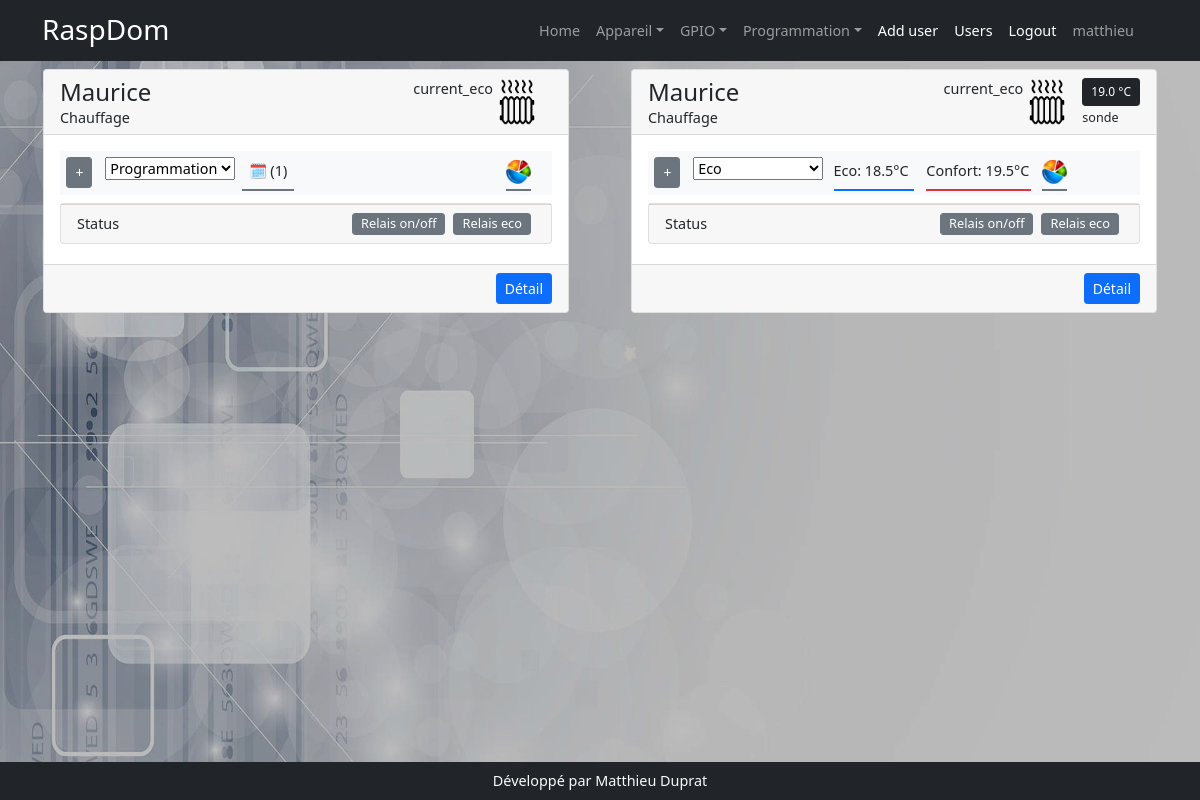
Screenshot of / (signed in) with the database file from the repository.
### models.py (models this page shows, shortened)
class User(UserMixin, db.Model):
    id = db.Column(db.Integer(), primary_key=True)
    username = db.Column(db.String(200))
    first_name = db.Column(db.String(200))
    last_name = db.Column(db.String(200))
    email = db.Column(db.String(200))
    password = db.Column(db.String(200))

class Appareil(db.Model):
    id = db.Column(db.Integer, primary_key=True)
    nom = db.Column(db.String(200))
    description = db.Column(db.String(200))
    categorieappareil = db.Column(db.String(200), nullable=True)
    sortie = db.Column(db.String(200), nullable=True)
    image = db.Column(db.String(200), nullable=True)
    gpios = db.relationship('Gpio', backref='appareil', lazy=True)
    order_gpio = db.Column(db.String(200))
    nbre_gpio = db.Column(db.Integer)
    programmations = db.relationship('Programmation', backref='appareil_programmation', lazy=True)
    mode_de_marche = db.relationship('ModeDeMarche', uselist=False,  backref='appareil_mode_de_marche', lazy=True)
    auto = db.relationship('Auto', uselist=False, backref='appareil_auto', lazy=True)
    sonde_id = db.Column(db.Integer, db.ForeignKey('sonde.id'))
    sonde = db.relationship('Sonde', uselist=False, backref='appareil_sonde', lazy=True)
    manuel = db.relationship('Manuel', uselist=False, backref='appareil_ordre', lazy=True)
    label = db.Column(db.String(250))
    sonde_actived = db.Column(db.Boolean,default=False, nullable=False)

class ModeDeMarche(db.Model):
    id = db.Column(db.Integer, primary_key=True)
    appareil_id = db.Column(db.Integer,db.ForeignKey('appareil.id'), nullable=False)
    mode_de_marche = db.Column(db.String(200), default='off')

class Gpio(db.Model):
    id = db.Column(db.Integer, primary_key=True)
    nom = db.Column(db.String(200))
    mode = db.Column(db.String(10))
    valeur = db.Column(db.String(10))
    info = db.Column(db.String(200))
    appareil_id = db.Column(db.Integer, db.ForeignKey('appareil.id'), nullable=True, default='')

class ValeurSonde(db.Model):
    id = db.Column(db.Integer, primary_key=True)
    valeur = db.Column(db.Float())
    sonde_id = db.Column(db.Integer, db.ForeignKey('sonde.id'), nullable=False)

class Sonde(db.Model):
    id = db.Column(db.Integer, primary_key=True)
    nom = db.Column(db.String(200))
    min = db.Column(db.Float())
    max = db.Column(db.Float())
    unite = db.Column(db.String(20), default='')
    present = db.Column(db.Boolean(),default=False)
    appareil = db.relationship('Appareil', backref='appareil_sonde', lazy=True)
    en_service = db.Column(db.Boolean(), default=False)
    info = db.Column(db.String(200))
    chemin = db.Column(db.String(200))
    type_sonde = db.Column(db.String(20))
    sonde_valeur_id = db.relationship('ValeurSonde', backref='sonde_valeur', uselist=False, lazy=True, cascade="delete")

### app.py (the view)
@app.route('/')
@login_required
def index():
    appareils = Appareil.query.all()
    labels = dict()
    instances = list()
    for appareil in appareils:
        instances.append({'modelAppareil':appareil,'instanceAppareil':(globals()[appareil.categorieappareil])})
    gpios = Gpio.query.order_by('appareil_id').all()
    programmations = Programmation.query.order_by('appareil').all()
    return render_template('index.html', appareils=appareils, gpios=gpios, programmations=programmations, instances=instances)

### app.py (called while the page is built)
@login_manager.user_loader
def user_load(user_id):
    return User.query.get(user_id)

### templates/index.html (shortened to what this page needs)
{% extends 'base.html' %}
{% block style %}
    <link href="{{ url_for('static', filename='css/media_query.css') }}" rel="stylesheet" />
{% endblock %}
{% block content %}
<div class="row row-cols-1 row-cols-md-2 rows-cols-lg-3 pb-2 g-4 mx-auto">
    {% for instance in instances %}
      <div class="col mx-auto" style="max-width:550px">
        <div class="card ">
            <div class="card-header d-flex justify-content-between" style="height:65px">
                <div class="">
                    <h2 class="m-0">{{instance.modelAppareil.nom}}</h2>
                    <span>{{instance.instanceAppareil.label.__doc__}}</span>
                </div>
                <div class="d-flex">
                    <div id="md-mdmr{{instance.modelAppareil.id}}">{{instance.modelAppareil.sortie}}</div>
                    {% if instance.modelAppareil.categorieappareil=='Eclairage' %}
                    <span style="width:47px">
                        <img src="{{url_for('static',filename='assets/ampoule.png')}}"  height="100%">
                    </span>
                    {% else %}
                     <span style="width:47px; margin-right:0.75rem">
                        <img src="{{url_for('static',filename='assets/radiator.png')}}"  height="100%">
                    </span>
                    {% endif %}
                    {% if instance.modelAppareil.appareil_sonde.sonde_valeur_id %}
                    <div class="d-flex flex-column {% if instance.modelAppareil.sonde_actived ==False %} d-none {% endif %}">
                    <div>
                         <span class="btn btn-sm btn-dark" style="font-size:0.75rem">{{instance.modelAppareil.appareil_sonde.sonde_valeur_id.valeur|round(1, 'floor') }}
                             {% if instance.modelAppareil.appareil_sonde.unite == 'deg' %}
                             °C
                             {% endif %}
                         </span>
                    </div>
                    <div>
                        <small>{{instance.modelAppareil.appareil_sonde.info }}</small>
                    </div>
                    </div>
                    {% endif %}
                </div>
            </div>
            <div class="card-body ">
                <div class="row d-flex bg-light text-dark justify-content-start pb-1 mx-auto" >
                    <div class="col-12 col-md-6 d-flex mx-0 px-0" style="width:max-content">
                    <div class="btn btn-sm btn-secondary md-btn-display md-panel" data-target="md-table-{{instance.modelAppareil.id}}" style="height:max-content">+</div>
                    <form class="" action="" method="post" enctype="multipart/form-data">
                        <select name="mdm" id="" class="md-panel"  data-appareil="{{instance.modelAppareil.id}}">
                            {% for data in instance.instanceAppareil.choices_mdm %}
                            <option value="{{data[0]}}" {% if data[0]==instance.modelAppareil.mode_de_marche.mode_de_marche %} selected="" {% endif %}>{{data[1]}}</option>
                            {% endfor %}
                        </select>
                    </form>
                    <div data-bs-toggle="modal" data-bs-target="#exampleModal" data-appareil="{{instance.modelAppareil.id}}"
                         data-span="md-calendar-{{instance.modelAppareil.id}}"
                         class=" {% if instance.modelAppareil.mode_de_marche.mode_de_marche!='prog' %} d-none {%endif %} border-bottom border-secondary border-2"
                         style="cursor:pointer;height:max-content; margin-top:2px; padding:7px 7px" >🗓 ({{instance.modelAppareil.programmations|length}})</div>
                    </div>
                    <div class="col-12 col-md-6 d-flex mx-0 px-0" style="width:max-content">
                    {% if instance.modelAppareil.sonde %}
                        {% if instance.modelAppareil.sonde_actived == True %}
                            {% set toto = 'z-index:8' %}
                            {% else %}
                            {% set toto = 'z-index:-4' %}
                        {%endif%}
                    <div class=" d-flex flex-row  px-0" style={{toto}} data-md-card-appareil="{{instance.modelAppareil.id}}">
                        <div style="cursor: pointer;text-align:left" class=" ms-1 md-panel border-bottom border-primary border-2 ">
                            <div data-target-cursor="md-cursoreco-{{instance.modelAppareil.id}}" class="md-setting"
                                 style="width:80px;margin-top: 3px;padding-bottom: 7px;">Eco:
                                <span data-target-cursor="md-cursoreco-{{instance.modelAppareil.id}}" class="" type="text" name=""
                                      id="eco-{{instance.modelAppareil.id}}"
                                      style="cursor: pointer;width:33px; border:none" ></span>°C
                            </div>
                        </div>
                        <div style="cursor: pointer;text-align:left; width:105px;" class=" md-panel border-bottom border-danger border-2">
                            <div data-target-cursor="md-cursorconfort-{{instance.modelAppareil.id}}"  class="md-setting"
                            style="width:110px;margin-top: 3px;padding-bottom: 7px;">Confort:
                                <span data-target-cursor="md-cursorconfort-{{instance.modelAppareil.id}}" class="" type="text" name=""
                                      id="confort-{{instance.modelAppareil.id}}"
                                      style="cursor: pointer;width:33px; border:none" ></span>°C
                            </div>
                        </div>
                    </div>
                    {% endif %}
                    <div class="ms-1 " >
                        <img style="padding-bottom: 5px;margin-top: 9px;" class="border-bottom border-2 border-secondary" data-targethistogramme="{{instance.modelAppareil.id}}" src="{{url_for('static',filename='assets/histogramme.png')}}" width="25px">
                    </div>
                    </div>
                </div>
                <div class="md-status mt-2" >
                    <div class="card px-0"  >
                        <div class="card-footer d-flex ">Status
                            <div class="d-flex justify-content-end w-100 ">
                                {% for gpio in instance.modelAppareil.gpios %}
                                    <div style="font-size:0.8rem " class="btn btn-sm btn-secondary mx-1 py-0" data-gpio="{{gpio.valeur}}">{{gpio.info}}</div>
                                {% endfor %}
                            </div>
                        </div>
                    </div>
                </div>
            </div>
            <div class="card-footer text-end mt-1" >
                <a href="{{url_for('edit_appareil', appareil_id=instance.modelAppareil.id)}}" class="btn btn-sm btn-primary " target="_blanck">Détail</a>
            </div>
        </div>
      </div>
    {% endfor %}
</div>
{% endblock %}

### templates/base.html (shortened to what this page needs)
<!DOCTYPE html>
<html lang="fr">
    <head>
        <link href="{{ url_for('static', filename='css/styles.css') }}" rel="stylesheet" />
        {% block style %}
        {% endblock %}
    </head>
    <body>
    <img id="img-bck" src="{{ url_for('static', filename='assets/domo.jpg') }}">
        <nav class="navbar navbar-expand-lg navbar-dark bg-dark">
            <div class="container">
                <a class="navbar-brand" href="{{url_for('index')}}">
          <span class="h3">RaspDom</span></a>
                <div class="collapse navbar-collapse" id="navbarSupportedContent">
                    <ul class="navbar-nav ms-auto mb-2 mb-lg-0">
                        {% if current_user.is_authenticated %}
                         <li class="nav-item" ><a class="nav-link" href="{{ url_for('index')}}">Home</a></li>
                        <li class="nav-item dropdown">
                            <a class="nav-link dropdown-toggle" id="navbarDropdown" href="#" role="button" data-bs-toggle="dropdown" aria-expanded="false">Appareil</a>
                        </li>
                        <li class="nav-item dropdown">
                            <a class="nav-link dropdown-toggle" id="navbarDropdown" href="#" role="button" data-bs-toggle="dropdown" aria-expanded="false">GPIO</a>
                        </li>
                        <li class="nav-item dropdown">
                            <a class="nav-link dropdown-toggle" id="navbarDropdown" href="#" role="button" data-bs-toggle="dropdown" aria-expanded="false">Programmation</a>
                        </li>
                        <li class="nav-item"><a class="nav-link active" aria-current="page" href="{{url_for('user')}}">Add user</a></li>
                        <li class="nav-item"><a class="nav-link active" aria-current="page" href="{{url_for('users')}}">Users</a></li>
                        <li class="nav-item"><a class="nav-link active" aria-current="page" href="{{url_for('logout')}}">Logout</a></li>
                        <li class="nav-item"><a class="nav-link" href="{{url_for('profil')}}">{{current_user.username}}</a></li>
                        {% else %}
                            <li class="nav-item"><a class="nav-link active" aria-current="page" href="{{url_for('login')}}">Login</a></li>
                        {% endif %}
                        <li class="nav-item nav-link active" id="dateMachine"></li>
                    </ul>
                </div>
            </div>
        </nav>
        <div class="container-fluid pt-2" style="max-height:84vh; overflow:auto">
            {% block content %}
            {% endblock %}
        </div>
        <div class="bg-dark text-light text-center py-2" style="position:absolute; width:100%; bottom:0px">
            Développé par Matthieu Duprat
        </div>
    </body>
</html>

### static/css/media_query.css (style rules this page uses)
.md-panel { margin-top:0.4rem; margin-right: 0.4rem; margin-left: 0.4rem; height: min-content; }
[data-targethistogramme] { cursor:pointer; }

### rows the page displays
User: username "matthieu"
Appareil: modelAppareil.nom "Maurice", modelAppareil.sortie "current_eco"
ModeDeMarche: mdm "Programmation"
Gpio: info "Relais on/off"
Gpio: info "Relais eco"
Appareil: modelAppareil.nom "Maurice", modelAppareil.sortie "current_eco"
ValeurSonde: modelAppareil.appareil_sonde.sonde_valeur_id.valeur "19.0"
Sonde: modelAppareil.appareil_sonde.info "sonde"
ModeDeMarche: mdm "Eco"
Gpio: info "Relais on/off"
Gpio: info "Relais eco"

### other values shown
{{ instance.instanceAppareil.label.__doc__ }} "Chauffage" "Chauffage"
{{ instance.modelAppareil.programmations|length }} "1"
